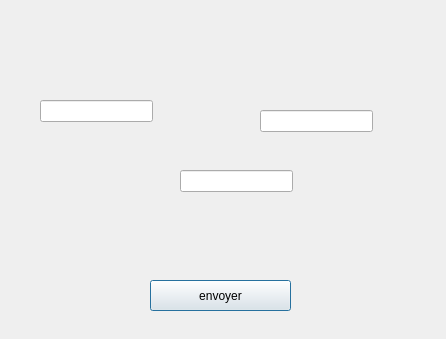
<?xml version="1.0" encoding="UTF-8"?>
<ui version="4.0">
 <class>Superviser</class>
 <widget class="QDialog" name="Superviser">
  <property name="geometry">
   <rect>
    <x>0</x>
    <y>0</y>
    <width>446</width>
    <height>339</height>
   </rect>
  </property>
  <property name="windowTitle">
   <string>Dialog</string>
  </property>
  <widget class="QPushButton" name="pushButton_envoyer">
   <property name="geometry">
    <rect>
     <x>150</x>
     <y>280</y>
     <width>141</width>
     <height>31</height>
    </rect>
   </property>
   <property name="text">
    <string>envoyer</string>
   </property>
  </widget>
  <widget class="QLineEdit" name="team1">
   <property name="geometry">
    <rect>
     <x>40</x>
     <y>100</y>
     <width>113</width>
     <height>22</height>
    </rect>
   </property>
  </widget>
  <widget class="QLineEdit" name="team2">
   <property name="geometry">
    <rect>
     <x>260</x>
     <y>110</y>
     <width>113</width>
     <height>22</height>
    </rect>
   </property>
  </widget>
  <widget class="QLineEdit" name="lineEdit_score">
   <property name="geometry">
    <rect>
     <x>180</x>
     <y>170</y>
     <width>113</width>
     <height>22</height>
    </rect>
   </property>
  </widget>
 </widget>
 <resources/>
 <connections/>
</ui>
